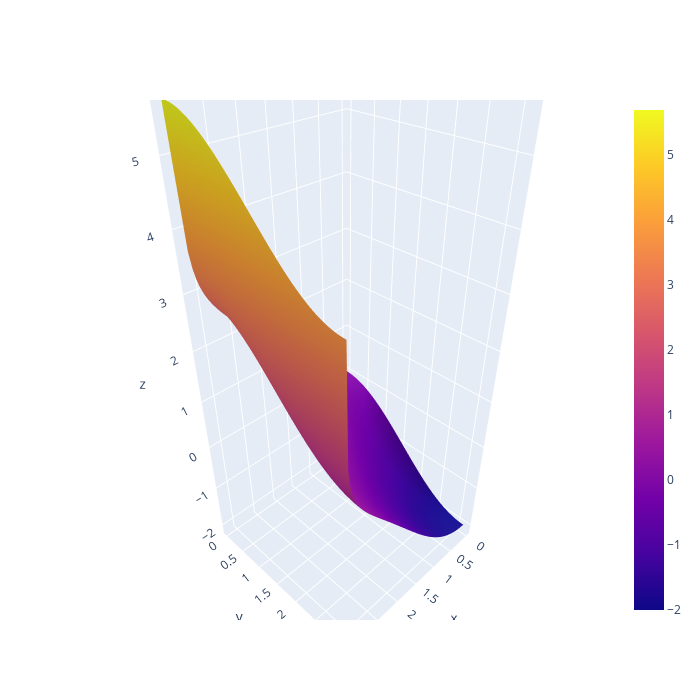

Here is the notebook cell this chart was saved with:
### Code cell
def get_positive_score(angle):
  return np.cos(angle)

def get_negative_score(angle):
  return np.cos(angle)

margin = 1.0

# plot(np.maximum(-get_positive_score(pa.reshape(1, -1)) + get_negative_score(pb.reshape(-1, 1)) + margin, 0) - np.log(np.cos(pa) / 2 + 0.5 + 1e-8).reshape(1, -1) * 0.1)
plot(-get_positive_score(pa.reshape(1, -1)) + get_negative_score(pb.reshape(-1, 1)) - np.log(np.cos(pa) / 2 + 0.5 + 1e-8).reshape(1, -1) * 0.2)
# plot(np.maximum(-get_positive_score(pa.reshape(1, -1)) + get_negative_score(pb.reshape(-1, 1)) + margin, 0))
# plot(-get_positive_score(pa.reshape(1, -1)) + get_negative_score(pb.reshape(-1, 1)))
